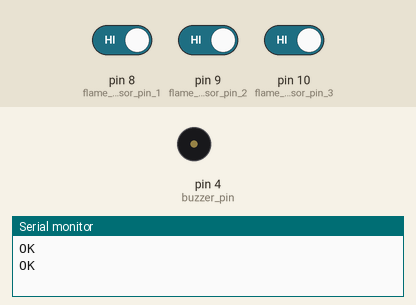
Simulated run of this sketch. Board: Arduino Uno, built with avr-gcc and run on an emulated ATmega328P. Shown: buzzer (waves = sounding, pin HIGH), the last lines printed to the serial monitor. The inputs (shaded band) are chosen by the test bench; at power-on: pin 8 (flame_sensor_pin_1) HIGH, pin 9 (flame_sensor_pin_2) HIGH, pin 10 (flame_sensor_pin_3) HIGH. The modem accepts every AT command (registered, SIM ready, sends succeed) and sends nothing else.

Above: at 5.2 s.
5.3 s: pin 8 (flame_sensor_pin_1) driven LOW
At 6.1 s:
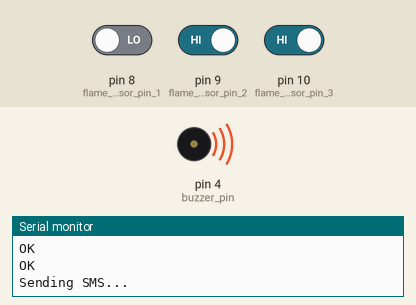
Timing chart, 0 to 8.3 s (numbered marks = the images above; inputs shaded):
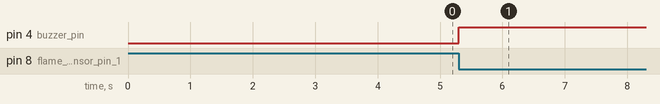

Measured:
- after the input at 5.3 s, pin 4 (buzzer_pin): LOW → HIGH at once

The sketch:

Fire_Detection.ino
```cpp
#include <SoftwareSerial.h>

const String PHONE_1 = "+919994686038";
const String PHONE_2 = ""; //optional
const String PHONE_3 = ""; //optional

#define rxPin 2
#define txPin 3
SoftwareSerial sim800L(rxPin, txPin);

#define flame_sensor_pin_1 8
#define flame_sensor_pin_2 9
#define flame_sensor_pin_3 10

#define buzzer_pin 4

String f1 = "";
String f2 = "";
String f3 = "";

void setup() {
  Serial.begin(9600);
  sim800L.begin(9600);
  pinMode(flame_sensor_pin_1, INPUT);
  pinMode(flame_sensor_pin_2, INPUT);
  pinMode(flame_sensor_pin_3, INPUT);

  pinMode(buzzer_pin, OUTPUT);
  digitalWrite(buzzer_pin, LOW);

  sim800L.println("AT");
  delay(2000);
  sim800L.println("AT+CMGF=1");
  delay(2000);
}

void loop() {
  while (sim800L.available()) {
    Serial.println(sim800L.readString());
  }

  int flame_value_1 = digitalRead(flame_sensor_pin_1);
  int flame_value_2 = digitalRead(flame_sensor_pin_2);
  int flame_value_3 = digitalRead(flame_sensor_pin_3);

  if (flame_value_1 == LOW) {
    digitalWrite(buzzer_pin, HIGH);
    f1 = "1, ";
  }

  if (flame_value_2 == LOW) {
    f2 = "2, ";
  }

  if (flame_value_3 == LOW) {
    f3 = "3";
  }
  if (flame_value_1 == LOW || flame_value_2 == LOW || flame_value_3 == LOW) {
    digitalWrite(buzzer_pin, HIGH);
    String message = "Flame detected at Sensor(s) " + f1 + f2 + f3;
    send_multi_sms(message);
    make_multi_call();
  }
  // Turn off the buzzer if no fire detected
  if (flame_value_1 == HIGH && flame_value_2 == HIGH && flame_value_3 == HIGH) {
    digitalWrite(buzzer_pin, LOW);
  }
}

void send_multi_sms(String text) {
  if (PHONE_1 != "") {
    send_sms(text, PHONE_1);
  }
  if (PHONE_2 != "") {
    send_sms(text, PHONE_2);
  }
  if (PHONE_3 != "") {
    send_sms(text, PHONE_3);
  }
}

void make_multi_call() {
  if (PHONE_1 != "") {
    make_call(PHONE_1);
  }
  if (PHONE_2 != "") {
    make_call(PHONE_2);
  }
  if (PHONE_3 != "") {
    make_call(PHONE_3);
  }
}

void send_sms(String text, String phone) {
  Serial.println("Sending SMS...");
  delay(500);
  sim800L.print("AT+CMGF=1\r");
  delay(10000);
  sim800L.print("AT+CMGS=\"" + phone + "\"\r");
  delay(10000);
  sim800L.print(text);
  delay(100);
  sim800L.write(0x1A); // ascii code for ctrl-26
  delay(5000);
}

void make_call(String phone) {
  Serial.println("Making call...");
  sim800L.println("ATD" + phone + ";");
  delay(30000); // 20 sec delay
  sim800L.println("ATH");
  delay(5000); // 1 sec delay
}
```
